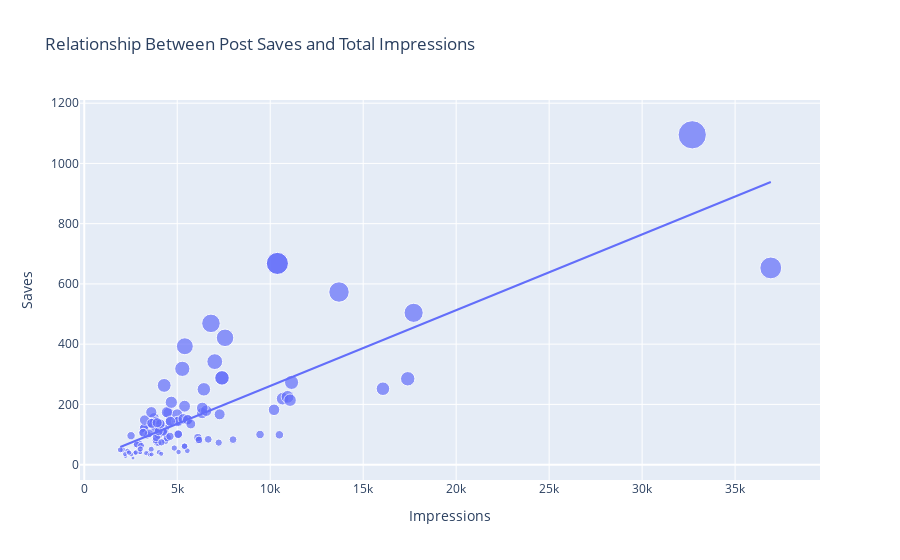

Notebook source saved alongside this figure:
### Code cell
#Now let’s have a look at the relationship between the number of saves and the number of impressions
figure = px.scatter(data_frame = df, x="Impressions",
                    y="Saves", size="Saves", trendline="ols", 
                    title = "Relationship Between Post Saves and Total Impressions")
figure.show()
